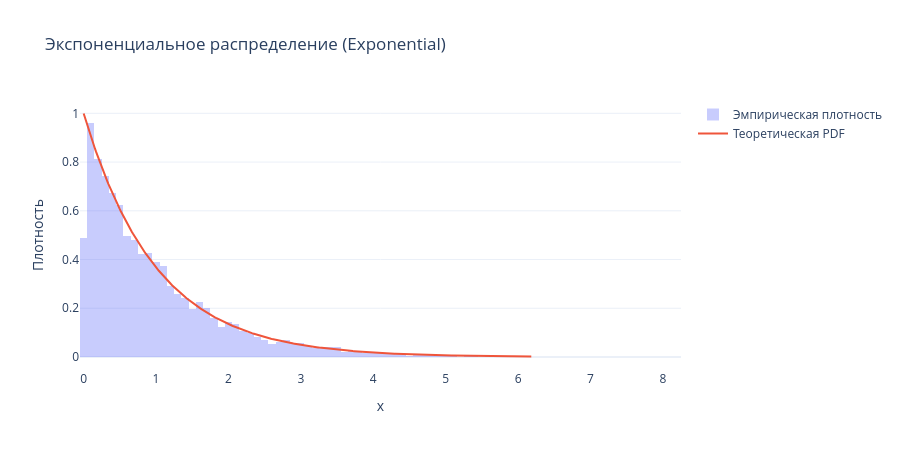

Notebook source saved alongside this figure:
### Markdown cell above
## Экспоненциальное распределение

Время между событиями в пуассоновском процессе.

$$
f(x)=\lambda e^{-\lambda x}
$$

**Смысл:**

* сколько ждать до следующего события

**Примеры:**

* время до следующего клика
* время до отказа сервера

### Code cell
# 6) Экспоненциальное распределение: f(x)=lambda*exp(-lambda x), x>=0
rate = 1  # lambda
expon = stats.expon(scale=1.0 / rate)
expon_samples = expon.rvs(size=N, random_state=seed)
lo, hi = np.percentile(expon_samples, [0.1, 99.9])
xs_expon = np.linspace(max(0.0, lo), hi, 400)
plot_continuous(expon, expon_samples, xs_expon, "Экспоненциальное распределение (Exponential)")

### Figure 1 — Plotly figure (JSON) as saved in the notebook; plotly's stock layout.template omitted (floating-point values rounded to 4 significant figures; data arrays with more than 128 entries replaced by an {"elided": "..."} marker saying what was removed)
{"data": [{"histnorm": "probability density", "name": "Эмпирическая плотность", "opacity": 0.35, "type": "histogram", "x": {"elided": "5000 float values"}}, {"mode": "lines", "name": "Теоретическая PDF", "type": "scatter", "x": {"elided": "400 float values"}, "y": {"elided": "400 float values"}}], "layout": {"height": 450, "title": {"text": "Экспоненциальное распределение (Exponential)"}, "xaxis": {"title": {"text": "x"}}, "yaxis": {"title": {"text": "Плотность"}}}}
